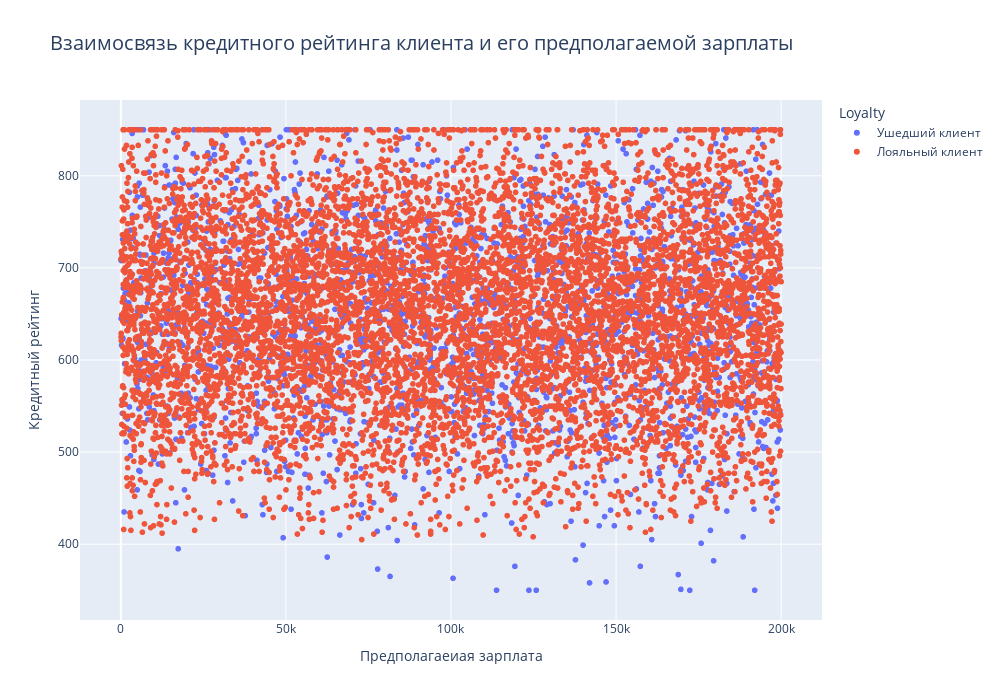

Notebook code for this chart:
### Markdown cell above
# Задание 9.5
## Взаимосвязь кредитного рейтинга клиента и его предполагаемой зарплаты.

### Code cell
fig = px.scatter(
    data_frame=churn_data, 
    x = 'EstimatedSalary', 
    y = 'CreditScore', 
    color = 'Loyalty',
    title = ('Взаимосвязь кредитного рейтинга клиента и его предполагаемой зарплаты')
)
fig.update_layout(
    title_font_size=20,
    xaxis_title='Предполагаеиая зарплата',
    yaxis_title='Кредитный рейтинг',
    width=1000,
    height=700
)

### Figure 1 — Plotly figure (JSON) as saved in the notebook; plotly's stock layout.template omitted (floating-point values rounded to 4 significant figures; data arrays with more than 128 entries replaced by an {"elided": "..."} marker saying what was removed)
{"data": [{"hovertemplate": "Loyalty=Ушедший клиент<br>EstimatedSalary=%{x}<br>CreditScore=%{y}<extra></extra>", "legendgroup": "Ушедший клиент", "marker": {"color": "#636efa", "symbol": "circle"}, "mode": "markers", "name": "Ушедший клиент", "showlegend": true, "type": "scattergl", "x": {"elided": "2037 float values"}, "xaxis": "x", "y": {"elided": "2037 int values"}, "yaxis": "y"}, {"hovertemplate": "Loyalty=Лояльный клиент<br>EstimatedSalary=%{x}<br>CreditScore=%{y}<extra></extra>", "legendgroup": "Лояльный клиент", "marker": {"color": "#EF553B", "symbol": "circle"}, "mode": "markers", "name": "Лояльный клиент", "showlegend": true, "type": "scattergl", "x": {"elided": "7963 float values"}, "xaxis": "x", "y": {"elided": "7963 int values"}, "yaxis": "y"}], "layout": {"height": 700, "legend": {"title": {"text": "Loyalty"}, "tracegroupgap": 0}, "title": {"font": {"size": 20}, "text": "Взаимосвязь кредитного рейтинга клиента и его предполагаемой зарплаты"}, "width": 1000, "xaxis": {"anchor": "y", "domain": [0, 1], "title": {"text": "Предполагаеиая зарплата"}}, "yaxis": {"anchor": "x", "domain": [0, 1], "title": {"text": "Кредитный рейтинг"}}}}
